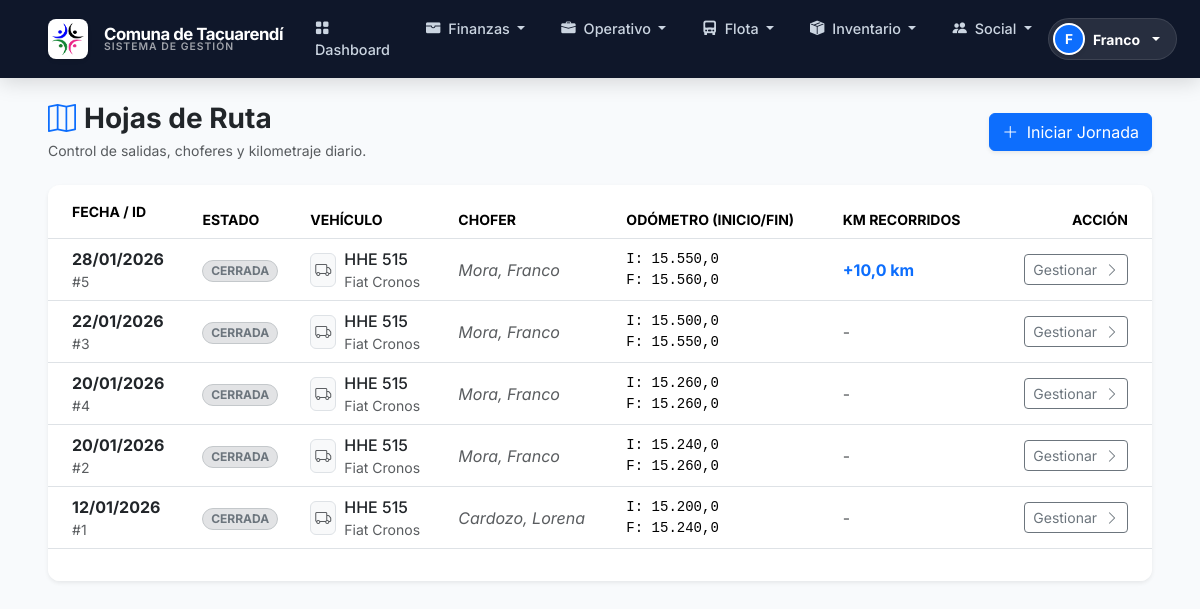
Screenshot of /flota/hojas/ (signed in) with the database file from the repository.
### finanzas/models.py (models this page shows, shortened)
class HojaRuta(models.Model):
    ESTADO_ABIERTA = "ABIERTA"
    ESTADO_CERRADA = "CERRADA"
    ESTADO_CHOICES = [(ESTADO_ABIERTA, "En curso"), (ESTADO_CERRADA, "Finalizada")]
    vehiculo = models.ForeignKey(Vehiculo, on_delete=models.PROTECT, related_name="hojas_ruta")
    chofer = models.ForeignKey(
        "Beneficiario",
        on_delete=models.SET_NULL,
        null=True,
        blank=True,
        related_name="hojas_ruta_chofer",
    )
    chofer_nombre = models.CharField(max_length=150, blank=True, help_text="Nombre de respaldo")
    fecha = models.DateField(default=timezone.now)
    hora_salida = models.TimeField(null=True, blank=True)
    hora_llegada = models.TimeField(null=True, blank=True)
    destino = models.CharField(max_length=200, blank=True, help_text="Destino principal o zona")
    odometro_inicio = models.DecimalField(max_digits=12, decimal_places=1)
    odometro_fin = models.DecimalField(max_digits=12, decimal_places=1, null=True, blank=True)
    km_recorridos = models.DecimalField(max_digits=10, decimal_places=1, default=0)
    observaciones = models.TextField(blank=True)
    estado = models.CharField(max_length=15, choices=ESTADO_CHOICES, default=ESTADO_ABIERTA)
    creado_por = models.ForeignKey(settings.AUTH_USER_MODEL, on_delete=models.SET_NULL, null=True)
    fecha_creacion = models.DateTimeField(auto_now_add=True)
    class Meta:
        verbose_name = "Hoja de Ruta"
        verbose_name_plural = "Hojas de Ruta"
        ordering = ["-fecha", "-id"]

class Vehiculo(models.Model):
    TIPO_CAMIONETA = "CAMIONETA"
    TIPO_CAMION = "CAMION"
    TIPO_MAQUINARIA = "MAQUINARIA"
    TIPO_AUTO = "AUTO"
    TIPO_OTRO = "OTRO"
    TIPOS_CHOICES = [
        (TIPO_CAMIONETA, "Camioneta / Utilitario"),
        (TIPO_CAMION, "Camión"),
        (TIPO_MAQUINARIA, "Maquinaria Pesada"),
        (TIPO_AUTO, "Automóvil"),
        (TIPO_OTRO, "Otro"),
    ]
    patente = models.CharField(max_length=20, unique=True, help_text="Dominio sin espacios")
    descripcion = models.CharField(max_length=200, help_text="Nombre interno (ej: Móvil 1)")
    marca = models.CharField(max_length=100, blank=True, null=True)
    modelo = models.CharField(max_length=100, blank=True, null=True)
    tipo = models.CharField(max_length=20, choices=TIPOS_CHOICES, default=TIPO_CAMIONETA)
    chasis = models.CharField(max_length=100, blank=True, null=True)
    motor = models.CharField(max_length=100, blank=True, null=True)
    area = models.ForeignKey(Area, on_delete=models.SET_NULL, null=True, blank=True)
    activo = models.BooleanField(default=True)
    kilometraje_referencia = models.DecimalField(max_digits=12, decimal_places=1, default=0)
    horometro_referencia = models.DecimalField(max_digits=12, decimal_places=1, null=True, blank=True)
    observaciones = models.TextField(blank=True, null=True)
    class Meta:
        verbose_name = "Vehículo"
        verbose_name_plural = "Vehículos"
        ordering = ["activo", "patente"]

### finanzas/views_flota.py (the view)
# urls.py: path("flota/hojas/", views_flota.HojaRutaListView.as_view(), name="hoja_ruta_list"),
class HojaRutaListView(OperadorSocialRequiredMixin, ListView):
    model = HojaRuta
    template_name = "finanzas/hoja_ruta_list.html"
    context_object_name = "hojas"
    paginate_by = 20
    def get_queryset(self):
        qs = HojaRuta.objects.select_related("vehiculo", "chofer").order_by("-fecha", "-id")
        q = (self.request.GET.get("q") or "").strip()
        if q:
            qs = qs.filter(
                Q(vehiculo__patente__icontains=q) |
                Q(chofer_nombre__icontains=q) |
                Q(observaciones__icontains=q)
            )
        return qs
    def get_context_data(self, **kwargs):
        ctx = super().get_context_data(**kwargs)
        ctx.update(roles_ctx(self.request.user))
        return ctx

### finanzas/context_processors.py (called while the page is built)
def roles_ctx(request):
    if request.user.is_authenticated:
        return get_roles_ctx(request.user)
    return {}

def comuna_ctx(request):
    return {
        "COMUNA_NOMBRE": getattr(settings, "COMUNA_NOMBRE", "Comuna de Tacuarendí"),
        "COMUNA_CUIT": getattr(settings, "COMUNA_CUIT", ""),
        "COMUNA_TELEFONO": getattr(settings, "COMUNA_TELEFONO", ""),
        "COMUNA_EMAIL": getattr(settings, "COMUNA_EMAIL", ""),
        "COMUNA_DIRECCION": getattr(settings, "COMUNA_DOMICILIO", ""),
    }

### finanzas/mixins.py (called while the page is built)
def _tiene_grupo(user, grupos):
    if not user:
        return False
    if not getattr(user, "is_authenticated", False):
        return False
    if user.is_superuser:
        return True
    return user.groups.filter(name__in=grupos).exists()

def es_admin_sistema(user):
    return _tiene_grupo(user, ["ADMIN_SISTEMA", "ADMIN"])

def es_staff_finanzas(user):
    return _tiene_grupo(user, ["Finanzas", "STAFF_FINANZAS", "TESORERIA", "SECRETARIA"])

def es_operador_finanzas(user):
    return _tiene_grupo(user, ["Finanzas", "OPERADOR_FINANZAS", "CAJA", "STAFF_FINANZAS", "ADMIN_SISTEMA"])

def es_operador_social(user):
    grupos_permitidos = [
        "Social",
        "Social Administración",
        "GENEROYNIÑEZ",
        "OPERADOR_SOCIAL",
        "MESA_ENTRADA",
        "STAFF_FINANZAS",
        "ADMIN_SISTEMA"
    ]
    return _tiene_grupo(user, grupos_permitidos)

def es_equipo_genero(user):
    return _tiene_grupo(user, ["GENEROYNIÑEZ", "ADMIN_SISTEMA"])

def puede_ver_historial_economico(user):
    if not user or not user.is_authenticated:
        return False
    if user.is_superuser:
        return True
    grupos_dinero = ["Finanzas", "STAFF_FINANZAS", "TESORERIA", "ADMIN_SISTEMA"]
    return user.groups.filter(name__in=grupos_dinero).exists()

    def dispatch(self, request, *args, **kwargs):
        if not es_operador_social(request.user):
            return self.handle_no_permission()
        return super().dispatch(request, *args, **kwargs)

### finanzas/templates/finanzas/hoja_ruta_list.html (shortened to what this page needs)
{% extends "finanzas/base.html" %}
{% load humanize %}
{% block content %}
<div class="d-flex justify-content-between align-items-center mb-4">
  <div>
    <h1 class="h3 mb-1 fw-bold text-dark">
      <i class="bi bi-map me-2 text-primary"></i>Hojas de Ruta
    </h1>
    <p class="text-muted mb-0 small">Control de salidas, choferes y kilometraje diario.</p>
  </div>
  {% if rol_staff_finanzas or rol_operador_finanzas or rol_operador_social %}
  <a href="{% url 'finanzas:hoja_ruta_create' %}" class="btn btn-primary shadow-sm">
    <i class="bi bi-plus-lg me-1"></i> Iniciar Jornada
  </a>
  {% endif %}
</div>
<div class="card border-0 shadow-sm overflow-hidden">
  <div class="table-responsive">
    <table class="table table-hover align-middle mb-0">
      <thead class="bg-light small text-uppercase text-muted">
        <tr>
          <th class="ps-4 py-3">Fecha / ID</th>
          <th>Estado</th>
          <th>Vehículo</th>
          <th>Chofer</th>
          <th>Odómetro (Inicio/Fin)</th>
          <th>Km Recorridos</th>
          <th class="text-end pe-4">Acción</th>
        </tr>
      </thead>
      <tbody>
        {% for h in hojas %}
        <tr>
          <td class="ps-4">
            <div class="fw-bold text-dark">{{ h.fecha|date:"d/m/Y" }}</div>
            <div class="small text-muted">#{{ h.id }}</div>
          </td>
          <td>
            {% if h.estado == 'ABIERTA' %}
              <span class="badge bg-success-subtle text-success border border-success-subtle rounded-pill animate-pulse">EN CURSO</span>
            {% else %}
              <span class="badge bg-secondary-subtle text-secondary border border-secondary-subtle rounded-pill">CERRADA</span>
            {% endif %}
          </td>
          <td>
            <div class="d-flex align-items-center">
              <div class="bg-light rounded p-1 me-2 border text-muted">
                <i class="bi bi-truck"></i>
              </div>
              <div>
                <div class="fw-medium text-dark">{{ h.vehiculo.patente }}</div>
                <div class="small text-muted">{{ h.vehiculo.descripcion|truncatechars:20 }}</div>
              </div>
            </div>
          </td>
          <td>
            {% if h.chofer %}
              <a href="{% url 'finanzas:persona_detail' h.chofer.pk %}" class="text-decoration-none text-dark">
                {{ h.chofer }}
              </a>
            {% else %}
              <span class="text-muted fst-italic">{{ h.chofer_nombre|default:"Sin asignar" }}</span>
            {% endif %}
          </td>
          <td class="small font-monospace">
            <div>I: {{ h.odometro_inicio|intcomma }}</div>
            {% if h.odometro_fin %}
              <div>F: {{ h.odometro_fin|intcomma }}</div>
            {% else %}
              <div class="text-muted">--</div>
            {% endif %}
          </td>
          <td>
            {% if h.km_recorridos > 0 %}
              <span class="fw-bold text-primary">+{{ h.km_recorridos|intcomma }} km</span>
            {% else %}
              <span class="text-muted">-</span>
            {% endif %}
          </td>
          <td class="text-end pe-4">
            <a href="{% url 'finanzas:hoja_ruta_detail' h.pk %}" class="btn btn-sm btn-outline-secondary">
              Gestionar <i class="bi bi-chevron-right ms-1"></i>
            </a>
          </td>
        </tr>
        {% endfor %}
      </tbody>
    </table>
  </div>
  <div class="card-footer bg-white border-top-0 py-3">
  </div>
</div>
{% endblock %}

### finanzas/templates/finanzas/base.html (shortened to what this page needs)
{% load static %}
{% load humanize %}
<!doctype html>
<html lang="es" data-bs-theme="light">
  <head>
    <link href="https://cdn.jsdelivr.net/npm/bootstrap@5.3.3/dist/css/bootstrap.min.css" rel="stylesheet">
    <link rel="stylesheet" href="https://cdn.jsdelivr.net/npm/bootstrap-icons@1.11.3/font/bootstrap-icons.min.css">
    <link href="https://cdn.jsdelivr.net/npm/select2@4.1.0-rc.0/dist/css/select2.min.css" rel="stylesheet" />
    <link rel="stylesheet" href="https://cdn.jsdelivr.net/npm/select2-bootstrap-5-theme@1.3.0/dist/select2-bootstrap-5-theme.min.css" />
    <link href="https://cdn.jsdelivr.net/npm/sweetalert2@11/dist/sweetalert2.min.css" rel="stylesheet">
  </head>
  <body>
    <nav class="navbar navbar-expand-lg navbar-dark navbar-glass sticky-top">
      <div class="container-fluid px-lg-5">
        <a class="navbar-brand d-flex align-items-center gap-3" href="{% url 'finanzas:home' %}">
            <div class="logo-box shadow-sm">
                <img src="{% static 'finanzas/img/logo-comuna.png' %}" onerror="this.style.display='none'" alt="Logo" class="logo-img">
            </div>
            <div class="d-flex flex-column lh-1">
                <span style="font-size: 1.05rem;">Comuna de Tacuarendí</span>
                <span class="brand-subtitle">Sistema de Gestión</span>
            </div>
        </a>
        <div class="collapse navbar-collapse" id="mainNav">
          {% if request.user.is_authenticated %}
            <ul class="navbar-nav mx-auto mb-2 mb-lg-0 gap-1 pt-2 pt-lg-0">
              <li class="nav-item">
                <a class="nav-link" href="{% url 'finanzas:dashboard' %}">
                    <i class="bi bi-grid-fill me-1"></i> Dashboard
                </a>
              </li>
              {% if es_operador_finanzas or es_staff_finanzas or es_admin_sistema or es_operador_social %}
              <li class="nav-item dropdown">
                <a class="nav-link dropdown-toggle" href="#" data-bs-toggle="dropdown">
                    <i class="bi bi-wallet-fill me-1"></i> Finanzas
                </a>
              </li>
              {% endif %}
              {% if es_operador_finanzas or es_operador_social or es_admin_sistema %}
              <li class="nav-item dropdown">
                <a class="nav-link dropdown-toggle" href="#" data-bs-toggle="dropdown">
                    <i class="bi bi-briefcase-fill me-1"></i> Operativo
                </a>
              </li>
              {% endif %}
              {% if es_operador_finanzas or es_operador_social or es_admin_sistema %}
              <li class="nav-item dropdown">
                <a class="nav-link dropdown-toggle" href="#" data-bs-toggle="dropdown">
                    <i class="bi bi-truck-front-fill me-1"></i> Flota
                </a>
              </li>
              {% endif %}
              {% if es_operador_finanzas or es_admin_sistema or es_operador_social %}
              <li class="nav-item dropdown">
                <a class="nav-link dropdown-toggle" href="#" data-bs-toggle="dropdown">
                    <i class="bi bi-box-seam-fill me-1"></i> Inventario
                </a>
              </li>
              {% endif %}
              <li class="nav-item dropdown">
                 <a class="nav-link dropdown-toggle" href="#" data-bs-toggle="dropdown">
                    <i class="bi bi-people-fill me-1"></i> Social
                </a>
              </li>
            </ul>
            <div class="d-flex align-items-center gap-3 pt-3 pt-lg-0">
                <div class="dropdown">
                    <a href="#" class="d-flex align-items-center gap-2 text-decoration-none dropdown-toggle p-1 rounded-pill bg-white bg-opacity-10 pe-3 text-white border border-white border-opacity-10 hover-lift" data-bs-toggle="dropdown">
                        <div class="bg-primary text-white rounded-circle d-flex align-items-center justify-content-center fw-bold shadow-sm border border-2 border-white" style="width: 32px; height: 32px; font-size: 0.85rem;">
                            {{ request.user.first_name|slice:":1"|default:request.user.username|slice:":1"|upper }}
                        </div>
                        <span class="small fw-bold">{{ request.user.first_name|default:request.user.username }}</span>
                    </a>
                </div>
            </div>
          {% else %}
            <div class="ms-auto">
                <a href="{% url 'login' %}" class="btn btn-light btn-sm px-4 fw-bold shadow-sm">Ingresar</a>
            </div>
          {% endif %}
        </div>
      </div>
    </nav>
    <main class="flex-grow-1 py-4">
      <div class="container-fluid px-lg-5">
        {% block content %}{% endblock %}
      </div>
    </main>
  </body>
</html>

### finanzas/templates/finanzas/base.html (style rules this page uses)
:root { --font-primary: 'Inter', sans-serif; --primary-color: #0f172a; --bg-body: #f8fafc; --text-main: #020617; --text-muted: #64748b; }
body { font-family: var(--font-primary); background-color: var(--bg-body); color: var(--text-main); min-height: 100vh; display: flex; flex-direction: column; }
.navbar-glass { background: #0f172a; padding: 0.6rem 0; box-shadow: 0 4px 20px rgba(0, 0, 0, 0.15); z-index: 1030; }
.navbar-brand { font-weight: 700; letter-spacing: -0.5px; color: #fff !important; }
.brand-subtitle { font-size: 0.65rem; text-transform: uppercase; letter-spacing: 1px; color: rgba(255,255,255,0.6); font-weight: 600; }
.nav-link { font-weight: 500; font-size: 0.9rem; color: #cbd5e1 !important; padding: 0.5rem 1rem !important; border-radius: 6px; transition: all 0.2s; }
.logo-box { background: white; padding: 4px; border-radius: 8px; display: flex; align-items: center; justify-content: center; height: 40px; width: 40px; }
.logo-img { max-height: 32px; width: auto; }
.card { border: 1px solid #e2e8f0; border-radius: 12px; box-shadow: 0 1px 3px rgba(0,0,0,0.05); }
.hover-lift { transition: transform 0.2s; }

### rows the page displays
HojaRuta: fecha "28/01/2026", id "5", estado "CERRADA", vehiculo.patente "HHE 515", vehiculo.descripcion "Fiat Cronos", chofer_nombre "Mora, Franco", odometro_inicio "15.550,0", odometro_fin "15.560,0", km_recorridos "10,0"
HojaRuta: fecha "22/01/2026", id "3", estado "CERRADA", vehiculo.patente "HHE 515", vehiculo.descripcion "Fiat Cronos", chofer_nombre "Mora, Franco", odometro_inicio "15.500,0", odometro_fin "15.550,0"
HojaRuta: fecha "20/01/2026", id "4", estado "CERRADA", vehiculo.patente "HHE 515", vehiculo.descripcion "Fiat Cronos", chofer_nombre "Mora, Franco", odometro_inicio "15.260,0", odometro_fin "15.260,0"
HojaRuta: fecha "20/01/2026", id "2", estado "CERRADA", vehiculo.patente "HHE 515", vehiculo.descripcion "Fiat Cronos", chofer_nombre "Mora, Franco", odometro_inicio "15.240,0", odometro_fin "15.260,0"
HojaRuta: fecha "12/01/2026", id "1", estado "CERRADA", vehiculo.patente "HHE 515", vehiculo.descripcion "Fiat Cronos", chofer_nombre "Cardozo, Lorena", odometro_inicio "15.200,0", odometro_fin "15.240,0"

### other values shown
{{ request.user.first_name|default:request.user.username }} "Franco"
